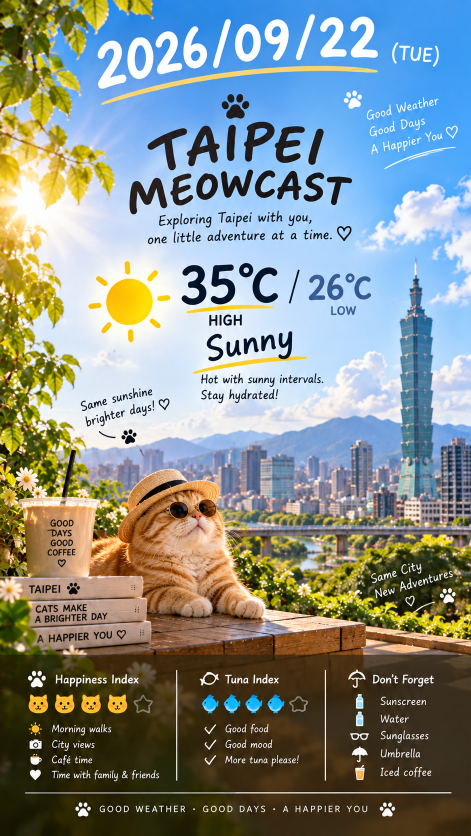
#> input picture asset/sunny.png, 941 x 1672 px (shown at 1/2 size)
$ python animate_prototype.py
#> lines starting #> are read from the running program, lines starting #| are printed output that depends on the picture
import math, os, subprocess, random
from PIL import Image, ImageEnhance, ImageDraw, ImageFilter

W,H=1080,1920
FPS=25
SECONDS=8
N=FPS*SECONDS
SRC="asset/sunny.png"
TMP="output/prototype_frames"
OUT="output/sunny-animation-prototype.mp4"
os.makedirs(TMP,exist_ok=True)

src=Image.open(SRC).convert("RGB")
#> src is the input picture: PIL image 941x1672 RGB; mean R, G, B 134.4, 142.9, 138.9
scale=max((W+180)/src.width,(H+260)/src.height)
#> scale = 1.34
src=src.resize((round(src.width*scale),round(src.height*scale)),Image.Resampling.LANCZOS)
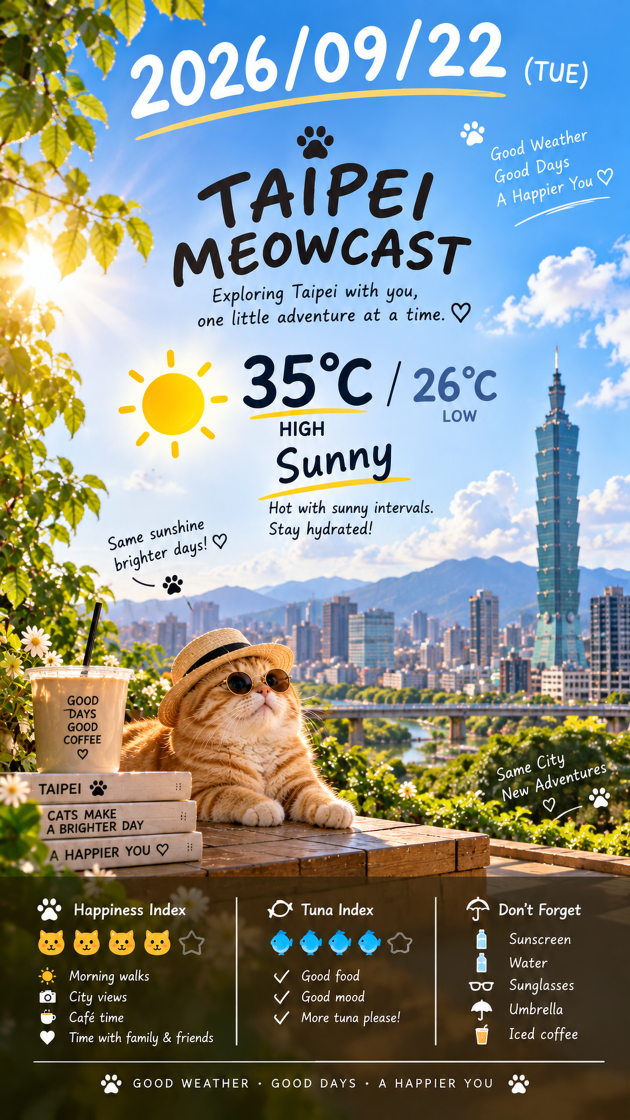
#> src: PIL image 1260x2239 RGB (shown at 1/2 size); mean R, G, B 134.4, 142.9, 138.9

# Fixed dreamy light particles: deterministic positions, animated opacity/drift.
random.seed(42)
particles=[(random.randint(60,W-60),random.randint(120,1450),random.randint(3,8),random.random()*2*math.pi) for _ in range(28)]

for i in range(N):
    t=i/N
    phase=2*math.pi*t
    # Clearly visible but calm Ken-Burns movement; returns smoothly to start.
    zoom=1.025 + 0.045*(0.5-0.5*math.cos(phase))
    fw,fh=round(src.width*zoom),round(src.height*zoom)
    frame=src.resize((fw,fh),Image.Resampling.LANCZOS)
    cx=(fw-W)//2 + round(28*math.sin(phase))
    cy=(fh-H)//2 + round(16*math.sin(phase+0.7))
    frame=frame.crop((cx,cy,cx+W,cy+H)).convert("RGBA")

    # Large warm sun glow that visibly breathes and glides across the sky.
    glow=Image.new("RGBA",(W,H),(0,0,0,0))
    gd=ImageDraw.Draw(glow)
    pulse=0.5+0.5*math.sin(phase-math.pi/2)
    gx=180+round(100*(0.5+0.5*math.sin(phase)))
    gy=300+round(35*math.cos(phase))
    radius=300+round(45*pulse)
    gd.ellipse((gx-radius,gy-radius,gx+radius,gy+radius),fill=(255,218,120,55+round(55*pulse)))
    glow=glow.filter(ImageFilter.GaussianBlur(95))
    frame=Image.alpha_composite(frame,glow)

    # Diagonal soft sunbeams: intentionally visible, still low-contrast.
    beams=Image.new("RGBA",(W,H),(0,0,0,0))
    bd=ImageDraw.Draw(beams)
    beam_alpha=20+round(24*pulse)
    drift=round(45*math.sin(phase))
    bd.polygon([(0+drift,100),(150+drift,70),(760+drift,1250),(570+drift,1320)],fill=(255,244,200,beam_alpha))
    bd.polygon([(220+drift,0),(310+drift,0),(900+drift,1000),(760+drift,1080)],fill=(255,247,218,max(10,beam_alpha-7)))
    beams=beams.filter(ImageFilter.GaussianBlur(35))
    frame=Image.alpha_composite(frame,beams)

    # Floating golden bokeh/dust adds an obvious but soothing living layer.
    dust=Image.new("RGBA",(W,H),(0,0,0,0))
    dd=ImageDraw.Draw(dust)
    for x,y,r,p in particles:
        yy=(y + 34*math.sin(phase+p)) % 1500
        xx=x + 18*math.sin(phase*0.7+p)
        a=int(18+42*(0.5+0.5*math.sin(phase+p)))
        dd.ellipse((xx-r,yy-r,xx+r,yy+r),fill=(255,232,164,a))
#> (the run stopped early here; a loop or call above may not have finished)
